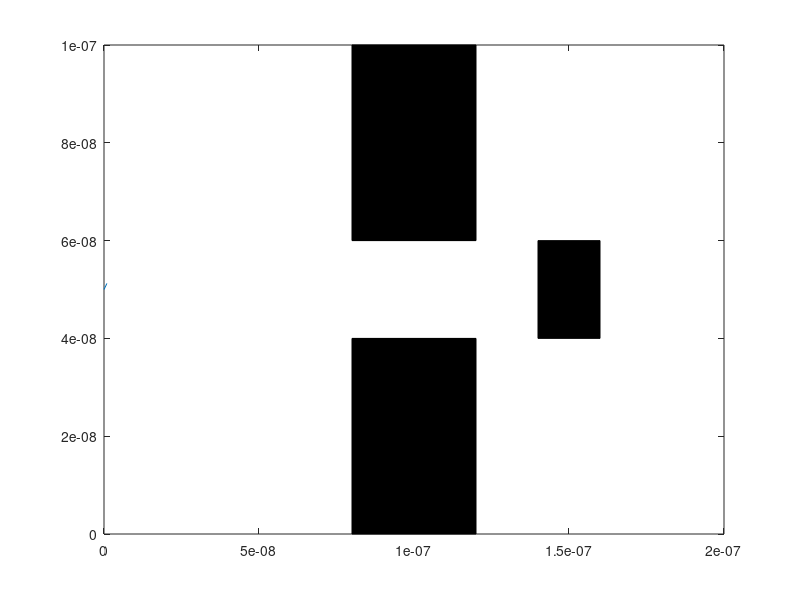

This figure's MATLAB source: (Note: this script raises an error after producing the figure.)
%% Assignment 1 - Simulation 3 - 2
% Enhancements - Injection 
%% Initialization of individual electron values
m0 = 9.10938215e-31;            % electron mass
mn = 0.26*m0;                   % Effective mass
Temp = 300;                     % Inital Temp (K)
kb = 1.3806504e-23;             % Boltzmann constant
tmn = 0.2e-12;                  % Mean time between collision 

% Region Area 
wArea = 200e-9;
lArea = 100e-9;

%Thermal Velocity (Question 1.A) 
vt=sqrt((2*kb*Temp)/mn);        % Sim in 2D so (2*kb*Temp), 3D is (3*kb*Temp)
%% Electrons position and velocity arrays
numElec = 20;                   %Number of simulated Electrons 
numEPlot = 20;                  %Number of plotted Electrons 
dt = (lArea*wArea);             %Typically 1/100 of region size
stepsTot = 200;                 %Total amount of steps (1000 was a long simulation) 
tTot= stepsTot*dt;              %Total Simulation time 
x = zeros(1,numElec);           %Inital X matrix          
y = zeros(1,numElec);           %Inital y matrix  
vx = zeros(1,numElec);          %Inital velocity x matrix  
vy = zeros(1,numElec);          %Inital velocity y matrix
vtot = zeros(1,numElec);        %Inital velocity matrix
avgTemp=0;                      %Set average Temp to 0 

%Electron color assignment
for cnt = 1:numElec
    colors= rand(numElec,3);
    y(cnt) = 50e-9;
end

%Probability of Scatter 
scatOn = 1;                     %Turn Scatter on (1) or off(0)
Pscatter = 1-exp(-dt/tmn);      %Scatter Equation 
tScatter = zeros(1,numElec);
%% Bottle Neck Boundary 
% X limit (no particle between X1 and X2 - Cosider Y limits) 
boxX1=80e-9;
boxX2=120e-9;
% Y Limit (no particles between 0 and Y1 and Y2 to Y limit) 
boxY1 = 40e-9;
boxY2 = 60e-9;

%New Box
boxX3 = 140e-9;
boxX4 = 160e-9;
boxY3 = 40e-9;
boxY4 = 60e-9;

%Boundary Energy/Velocity loss coefficient, when hitting wall, increase
%velocity = increase temp, decrease velocity = decrease temp
vloss = 1.1; 
%% Main loop 
t=0;
intCNT = 1; %Counter with time
while t < tTot
    t = t + dt; 
    
    %Store old position 
    oldx = x;
    oldy = y;
    
    %Inject one elctron for each loop iteration
    if intCNT <= numElec
        %Add a velocity for injected electron 
        vx(intCNT)=sqrt(vt^2)*abs(randn());  % velocity * Gaussian dist   
        vy(intCNT)=sqrt(vt^2)*randn();  % velocity * Gaussian dist 
        vtot(intCNT)= sqrt (vx(intCNT)^2)+(vy(intCNT)^2);
    end 

    %Update to new position 
    x(1:numElec) = x(1:numElec) + (vx(1:numElec).*dt);
    y(1:numElec) = y(1:numElec) + (vy(1:numElec).*dt);  
    vtot(1:numElec)= sqrt ((vx(1:numElec).^2)+(vy(1:numElec).^2));
   
    for check = 1:numElec
        %Scatter 
        if scatOn==1
            if Pscatter > rand()
                if vx ~= 0
                vx(check)=sqrt(vt^2 /2)*randn();
                vy(check)=sqrt(vt^2 /2)*randn();
                end
            end
        end

        %Apply Boundary Conditions
        %If bottom contact, bounce off in opposite direction
        if (y(check)<=0)
            y(check) = 0;
            vy(check) = -vy(check);
        end
        %If top contact, bounce off in opposite directio
        if (y(check)>=lArea)
            y(check) = lArea;
            vy(check) = -vy(check);
        end
        %if left side of box, come out right side 
        if(x(check)<=0)
           x(check) = 0;
           vx(check) = -vx(check);
        end
        %if right side of box, come out left side
        if(x(check)>=wArea)
           x(check) = wArea;
           vx(check) = -vx(check);
        end

        %Apply bottle neck conditions 
        %If contact on left walls of boundary (not in Gap)
        if (oldx(check)<boxX1 && x(check)>=boxX1 && (y(check)<= boxY1 || y(check)>= boxY2))
            x(check)=boxX1;
            vx(check) = -(vx(check)*vloss); 
        end
        %If contact on right walls of boundary (not in Gap)
        if (oldx(check)>boxX2 && x(check)<=boxX2 && (y(check)<= boxY1 || y(check)>= boxY2))
            x(check)=boxX2;
            vx(check) = -(vx(check)*vloss); 
        end
        %If contact with bottom boundary in gap
        if (x(check)>boxX1 && x(check)< boxX2 && oldy(check)>boxY1 && y(check)<= boxY1)
            y(check)= boxY1;
            vy(check) = -(vy(check)*vloss); 
        end
        %If contact with top boundary in gap 
        if (x(check)>boxX1 && x(check)< boxX2 && oldy(check)<boxY2 && y(check)>=boxY2)
            y(check)=boxY2;
            vy(check) = -(vy(check)*vloss); 
        end

        %Apply bottle neck conditions for new box 
        if (oldx(check)<boxX3 && x(check)>=boxX3 && (y(check)<= boxY4 || y(check)>= boxY3))
            x(check)=boxX3;
            vx(check) = -(vx(check)*vloss); 
        end
        %If contact on right walls of boundary (not in Gap)
        if (oldx(check)>boxX4 && x(check)<=boxX4 && (y(check)<= boxY4 || y(check)>= boxY3))
            x(check)=boxX4;
            vx(check) = -(vx(check)*vloss); 
        end
        %If contact with bottom boundary in gap
        if (x(check)>boxX3 && x(check)< boxX4 && oldy(check)>boxY4 && y(check)<= boxY4)
            y(check)= boxY4;
            vy(check) = -(vy(check)*vloss); 
        end
        %If contact with top boundary in gap 
        if (x(check)>boxX3 && x(check)< boxX4 && oldy(check)<boxY3 && y(check)>=boxY3)
            y(check)=boxY3;
            vy(check) = -(vy(check)*vloss); 
        end
    end 

    %Plot Boundary and map some electrons
    for Eplot = 1:numEPlot
        figure(1)
        %if the electron went out of sides and back on other side, do not
        %draw line
        if abs(oldx(Eplot)-x(Eplot))<(wArea/2)
            p = plot([oldx(Eplot),x(Eplot)],[oldy(Eplot),y(Eplot)]);
        end
        rectangle('Position',[boxX1 0 (boxX2-boxX1) boxY1],'FaceColor',[0 0 0])
        rectangle('Position',[boxX1 boxY2 (boxX2-boxX1) (lArea-boxY2)],'FaceColor',[0 0 0])
        rectangle('Position',[boxX3 boxY3 (boxX4-boxX3) (boxY4-boxY3)],'FaceColor',[0 0 0])
        p.Color=colors(Eplot,:);
        axis([0,wArea,0,lArea]);
        ptitle=['Electron Model steps (',intCNT, '/',stepsTot];
        title(ptitle), xlabel('Position (m)', 'FontSize', 10), ylabel('Position (m)', 'FontSize', 10);
        hold on;
    end 
    pause(0.01);    
    intCNT = intCNT + 1; 
 
end 


